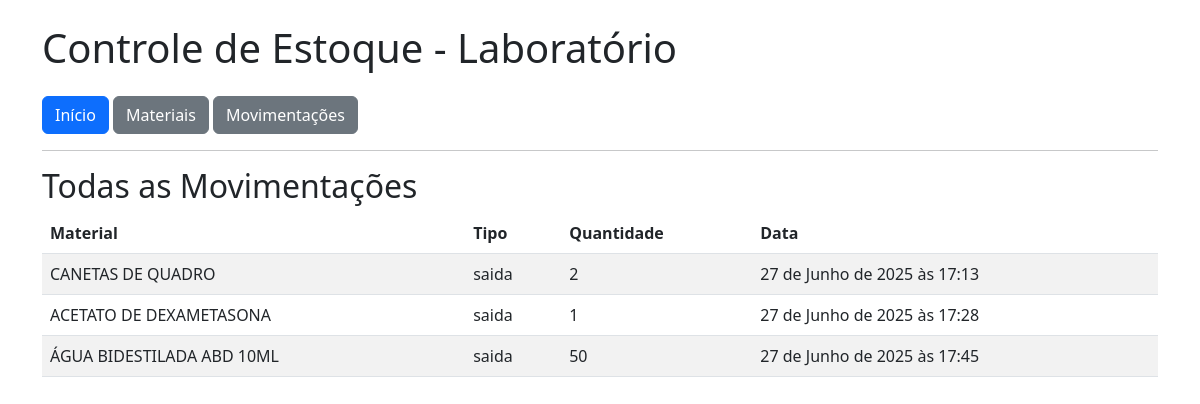
Page /movimentacoes/ on the committed database.
### estoque/models.py (models this page shows, shortened)
class Movimentacao(models.Model):
    material = models.ForeignKey(Material, on_delete=models.CASCADE)
    tipo = models.CharField(max_length=20, choices=[('entrada', 'Entrada'), ('saida', 'Saída'), ('descarte', 'Descarte')])
    quantidade = models.PositiveIntegerField()
    em_uso = models.BooleanField(default=False)
    professor_responsavel = models.CharField(max_length=100, blank=True, null=True)
    estoque_minimo = models.PositiveIntegerField(default=0)
    estoque_maximo = models.PositiveIntegerField(default=0)
    data = models.DateTimeField(auto_now_add=True)
    observacao = models.TextField(blank=True)

class Material(models.Model):
    nome = models.CharField(max_length=100)
    descricao = models.TextField(blank=True)
    quantidade = models.PositiveIntegerField(default=0)
    foto = models.ImageField(upload_to='materiais/', blank=True, null=True)
    validade = models.DateField(blank=True, null=True)
    descartado = models.BooleanField(default=False)
    data_cadastro = models.DateTimeField(auto_now_add=True)

### estoque/views.py (the view)
# urls.py: path('movimentacoes/', views.lista_movimentacoes, name='lista_movimentacoes'),
def lista_movimentacoes(request):
    movimentacoes = Movimentacao.objects.all()
    return render(request, 'estoque/movimentacoes.html', {'movimentacoes': movimentacoes})

### estoque/templates/estoque/movimentacoes.html
{% extends 'estoque/base.html' %}
{% block content %}
<h2>Todas as Movimentações</h2>
<table class="table table-striped">
    <thead>
        <tr>
            <th>Material</th>
            <th>Tipo</th>
            <th>Quantidade</th>
            <th>Data</th>
        </tr>
    </thead>
    <tbody>
        {% for mov in movimentacoes %}
        <tr>
            <td>{{ mov.material.nome }}</td>
            <td>{{ mov.tipo }}</td>
            <td>{{ mov.quantidade }}</td>
            <td>{{ mov.data }}</td>
        </tr>
        {% endfor %}
    </tbody>
</table>
{% endblock %}

### estoque/templates/estoque/base.html (shortened to what this page needs)
<!DOCTYPE html>
<html lang="pt-br">
<head>
    <link rel="stylesheet" href="https://cdn.jsdelivr.net/npm/bootstrap@5.3.0/dist/css/bootstrap.min.css">
</head>
<body>
    <div class="container mt-4">
        <h1 class="mb-4">Controle de Estoque - Laboratório</h1>
        <nav>
            <a href="{% url 'estoque:home' %}" class="btn btn-primary">Início</a>
            <a href="{% url 'estoque:lista_materiais' %}" class="btn btn-secondary">Materiais</a>
            <a href="{% url 'estoque:lista_movimentacoes' %}" class="btn btn-secondary">Movimentações</a>
        </nav>
        <hr>
        {% block content %}
        {% endblock %}
    </div>
</body>
</html>

### rows in the picture
Movimentacao: material.nome "CANETAS DE QUADRO", tipo "saida", quantidade "2", data "27 de Junho de 2025 às 17:13"
Movimentacao: material.nome "ACETATO DE DEXAMETASONA", tipo "saida", quantidade "1", data "27 de Junho de 2025 às 17:28"
Movimentacao: material.nome "ÁGUA BIDESTILADA ABD 10ML", tipo "saida", quantidade "50", data "27 de Junho de 2025 às 17:45"
